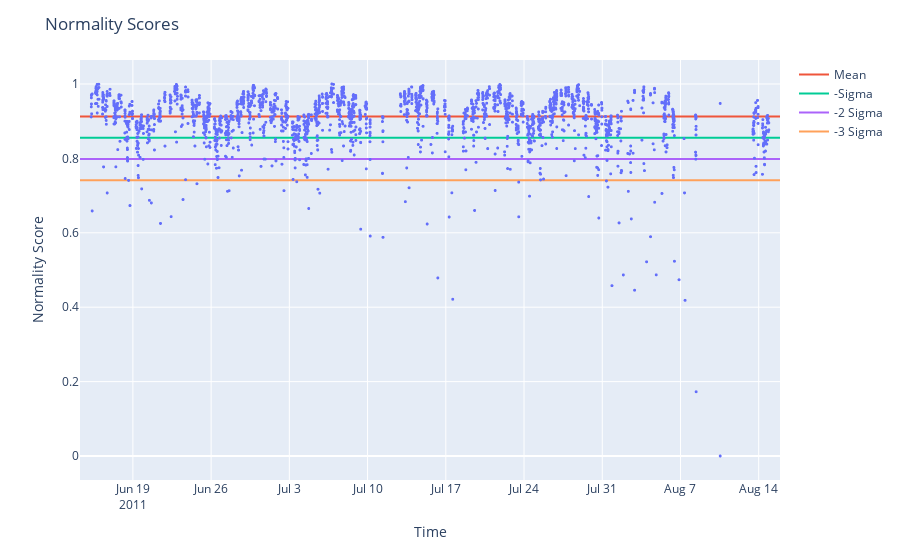

The cell this chart's notebook holds for it:
### Code cell
df_unscaled_both, train_scores = compile_and_save([Model1, Model2, Model3, Model4], 'c005', 'other')

import plotly.express as px

scores = df_unscaled_both['normality_score']

mean = np.mean(train_scores)
std = np.std(train_scores)

# Plot normality scores from df_unscaled_both against index. Hover data for each point: all columns in df_unscaled_both
fig = px.scatter(df_unscaled_both, 
                 x=df_unscaled_both.index, 
                 y=df_unscaled_both['normality_score'],
                 hover_data=df_unscaled_both.columns)

fig.update_traces(marker=dict(size=3))

fig.update_layout(title='Normality Scores', xaxis_title='Time', yaxis_title='Normality Score')

# Include mean, -1 std, -2 std, -3 std
fig.add_trace(go.Scatter(x=list(range(len(scores))), y=[mean for i in range(len(scores))], mode='lines', name='Mean'))
fig.add_trace(go.Scatter(x=list(range(len(scores))), y=[mean - std for i in range(len(scores))], mode='lines', name='-Sigma'))
fig.add_trace(go.Scatter(x=list(range(len(scores))), y=[mean - 2* std for i in range(len(scores))], mode='lines', name='-2 Sigma'))
fig.add_trace(go.Scatter(x=list(range(len(scores))), y=[mean - 3* std for i in range(len(scores))], mode='lines', name='-3 Sigma'))

lower_x = df_unscaled_both.index[0] - pd.Timedelta(days=1)
upper_x = df_unscaled_both.index[-1] + pd.Timedelta(days=1)
fig.update_xaxes(range=[lower_x, upper_x])


fig.show()

### Figure 1 — Plotly figure (JSON) as saved in the notebook; plotly's stock layout.template omitted (floating-point values rounded to 4 significant figures; data arrays with more than 128 entries replaced by an {"elided": "..."} marker saying what was removed)
{"data": [{"customdata": {"elided": "2573x5 mixed values"}, "hovertemplate": "Start time=%{x}<br>normality_score=%{y}<br>Activity=%{customdata[0]}<br>Duration=%{customdata[1]}<br>Day of activity=%{customdata[2]}<br>Weekend or weekday=%{customdata[3]}<br>Start time short=%{customdata[4]}<extra></extra>", "legendgroup": "", "marker": {"color": "#636efa", "size": 3, "symbol": "circle"}, "mode": "markers", "name": "", "showlegend": false, "type": "scattergl", "x": {"elided": "2573 str values"}, "xaxis": "x", "y": {"elided": "2573 float values"}, "yaxis": "y"}, {"mode": "lines", "name": "Mean", "type": "scatter", "x": {"elided": "2573 int values"}, "y": {"elided": "2573 float values"}}, {"mode": "lines", "name": "-Sigma", "type": "scatter", "x": {"elided": "2573 int values"}, "y": {"elided": "2573 float values"}}, {"mode": "lines", "name": "-2 Sigma", "type": "scatter", "x": {"elided": "2573 int values"}, "y": {"elided": "2573 float values"}}, {"mode": "lines", "name": "-3 Sigma", "type": "scatter", "x": {"elided": "2573 int values"}, "y": {"elided": "2573 float values"}}], "layout": {"legend": {"tracegroupgap": 0}, "margin": {"t": 60}, "title": {"text": "Normality Scores"}, "xaxis": {"anchor": "y", "domain": [0, 1], "range": ["2011-06-14T06:24:16", "2011-08-15T21:44:37"], "title": {"text": "Time"}}, "yaxis": {"anchor": "x", "domain": [0, 1], "title": {"text": "Normality Score"}}}}
